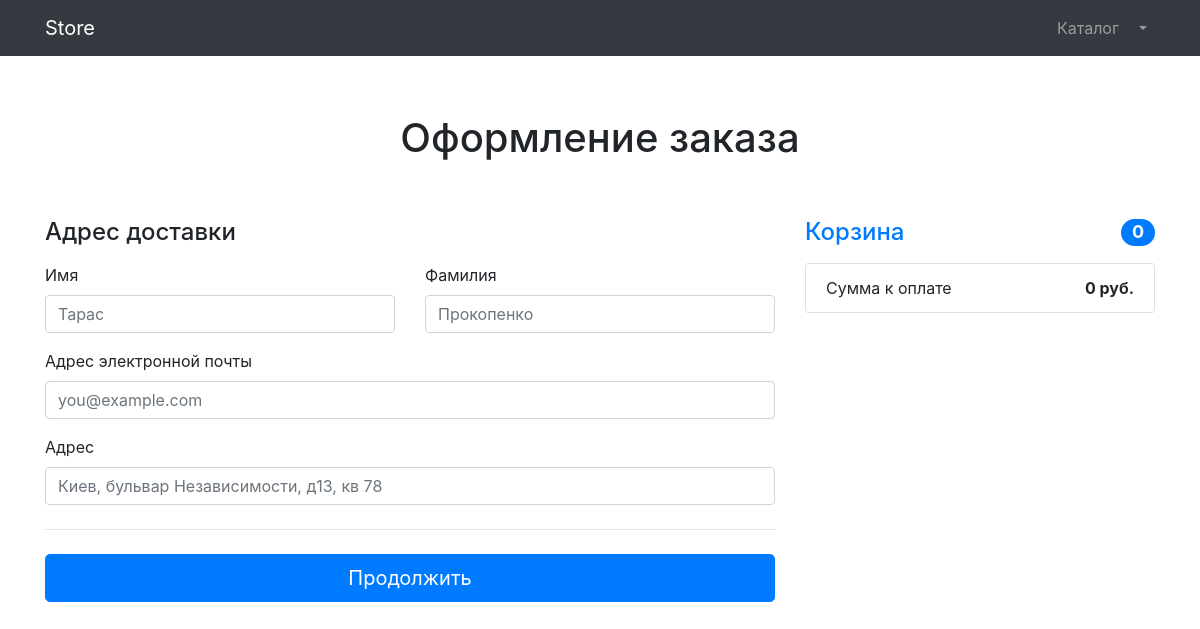
/orders/order-create/ (signed in), run on an earlier commit of the app's database.
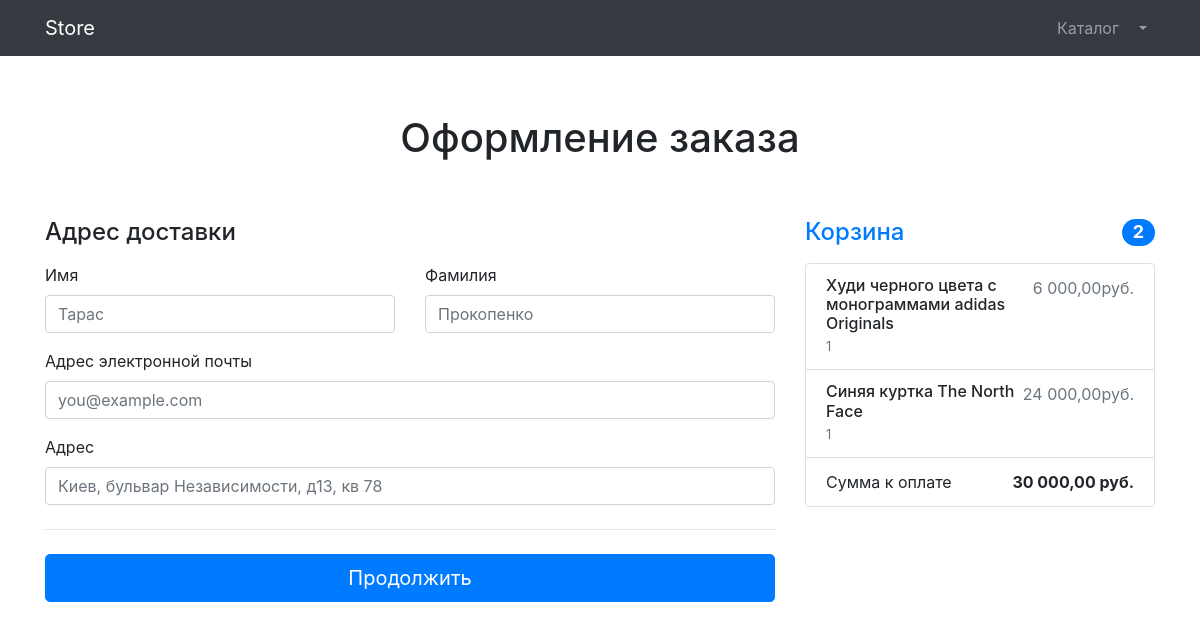
And on a later commit of the database.
### products/models.py (models this page shows, shortened)
class Basket(models.Model):
    user = models.ForeignKey(to=User, on_delete=models.CASCADE)
    product = models.ForeignKey(to=Product, on_delete=models.CASCADE)
    quantity = models.PositiveSmallIntegerField(default=0)
    created_timestamp = models.DateTimeField(auto_now_add=True)
    objects = BasketQuerySet.as_manager()
    def summa(self):
        return self.product.price * self.quantity

class Product(models.Model):
    name = models.CharField(max_length=256)
    slug = models.SlugField(max_length=256, unique=True, db_index=True)
    description = models.TextField()
    price = models.DecimalField(max_digits=10, decimal_places=2)
    quantity = models.PositiveIntegerField(default=0)
    image = models.ImageField(upload_to='products_images')
    stripe_product_price_id = models.CharField(max_length=128, null=True, blank=True)
    category = models.ForeignKey(to=ProductCategory, on_delete=models.CASCADE)
    is_visible = models.BooleanField(default=True)
    position = models.PositiveSmallIntegerField()
    class Meta:
        verbose_name = 'Product'
        verbose_name_plural = 'Products'

### orders/views.py (the view, shortened to what this page needs)
# urls.py: path('order-create/', OrderCreateView.as_view(), name='order-create'),
class OrderCreateView(TitleMixin, CreateView):
    template_name = 'orders/order-create.html'
    form_class = OrderForm
    success_url = reverse_lazy('orders:order-create')
    title = 'Store - Оформление заказа'

### orders/forms.py
class OrderForm(forms.ModelForm):
    first_name = forms.CharField(widget=forms.TextInput(attrs={'class': 'form-control', 'placeholder': 'Тарас'}))
    last_name = forms.CharField(widget=forms.TextInput(attrs={'class': 'form-control', 'placeholder': 'Прокопенко'}))
    email = forms.EmailField(widget=forms.EmailInput(attrs={'class': 'form-control', 'placeholder': 'you@example.com'}))
    address = forms.CharField(widget=forms.TextInput(attrs={
        'class': 'form-control', 'placeholder': 'Киев, бульвар Независимости, д13, кв 78',
    }))
    class Meta:
        model = Order
        fields = ('first_name', 'last_name', 'email', 'address')

### common/views.py (called while the page is built)
    def get_context_data(self, **kwargs):
        context = super(TitleMixin, self).get_context_data(**kwargs)
        context['title'] = self.title
        return context

### products/context_processors.py (called while the page is built)
def baskets(request):
    user = request.user
    return {'baskets': Basket.objects.filter(user=user) if user.is_authenticated else []}

### products/models.py (called while the page is built)
    def total_sum(self):
        return sum(basket.summa() for basket in self)

    def total_quantity(self):
        return sum(basket.quantity for basket in self)

### orders/templates/orders/order-create.html (shortened to what this page needs)
{% extends 'products/base.html' %}
{% load humanize %}
{% block content %}
    <section>
    <div class="alert alert-warning text-center" role="alert">
    </div>
    <div class="container">
        <div class="py-5 text-center">
            <h1>Оформление заказа</h1>
        </div>
        <div class="row g-5">
            <div class="col-md-5 col-lg-4 order-md-last">
                <h4 class="d-flex justify-content-between align-items-center mb-3">
                    <span class="text-primary">Корзина</span>
                    <span class="badge badge-primary badge-pill text-white">{{ baskets.total_quantity }}</span>
                </h4>
                <ul class="list-group mb-3">
                    {% for basket in baskets %}
                        <li class="list-group-item d-flex justify-content-between lh-sm">
                        <div>
                            <h6 class="my-0">{{ basket.product.name }}</h6>
                            <small class="text-muted">{{ basket.quantity }}</small>
                        </div>
                        <span class="text-muted">{{ basket.summa|intcomma }}руб.</span>
                    </li>
                    {% endfor %}
                    <li class="list-group-item d-flex justify-content-between">
                        <span>Сумма к оплате</span>
                        <strong>{{ baskets.total_sum|intcomma }} руб.</strong>
                    </li>
                </ul>
            </div>
            <div class="col-md-7 col-lg-8">
                <h4 class="mb-3">Адрес доставки</h4>
                <form action="{% url 'orders:order-create' %}" method="post">
                    <div class="row g-3">
                        <div class="col-sm-6">
                            <label for="{{ form.first.name.id_for_label }}" class="form-label">Имя</label>
                            {{ form.first_name }}
                        </div>
                        <div class="col-sm-6">
                            <label for="{{ form.last_name.id_for_label }}" class="form-label">Фамилия</label>
                            {{ form.last_name }}
                        </div>
                        <div class="col-12 mt-3">
                            <label for="{{ form.email.id_for_label }}" class="form-label">Адрес электронной почты</label>
                           {{ form.email }}
                        </div>
                        <div class="col-12 mt-3">
                            <label for="{{ form.email.address }}" class="form-label">Адрес</label>
                            {{ form.address }}
                        </div>
                    </div>
                    <hr class="my-4">
                    <button class="w-100 btn btn-primary btn-lg" type="submit">Продолжить</button>
                </form>
            </div>
        </div>
    </div>
    </section>
{% endblock %}

What changed in the data, as far as the page shows it:
added Basket: total_quantity "2", product.name "Худи черного цвета с монограммами adidas Originals", quantity "1", summa "6 000,00", total_sum "30 000,00"
added Basket: product.name "Синяя куртка The North Face", quantity "1", summa "24 000,00"
Also different on the page:
{{ baskets.total_quantity }}: "0" → (not shown)
{{ baskets.total_sum|intcomma }}: "0" → (not shown)
